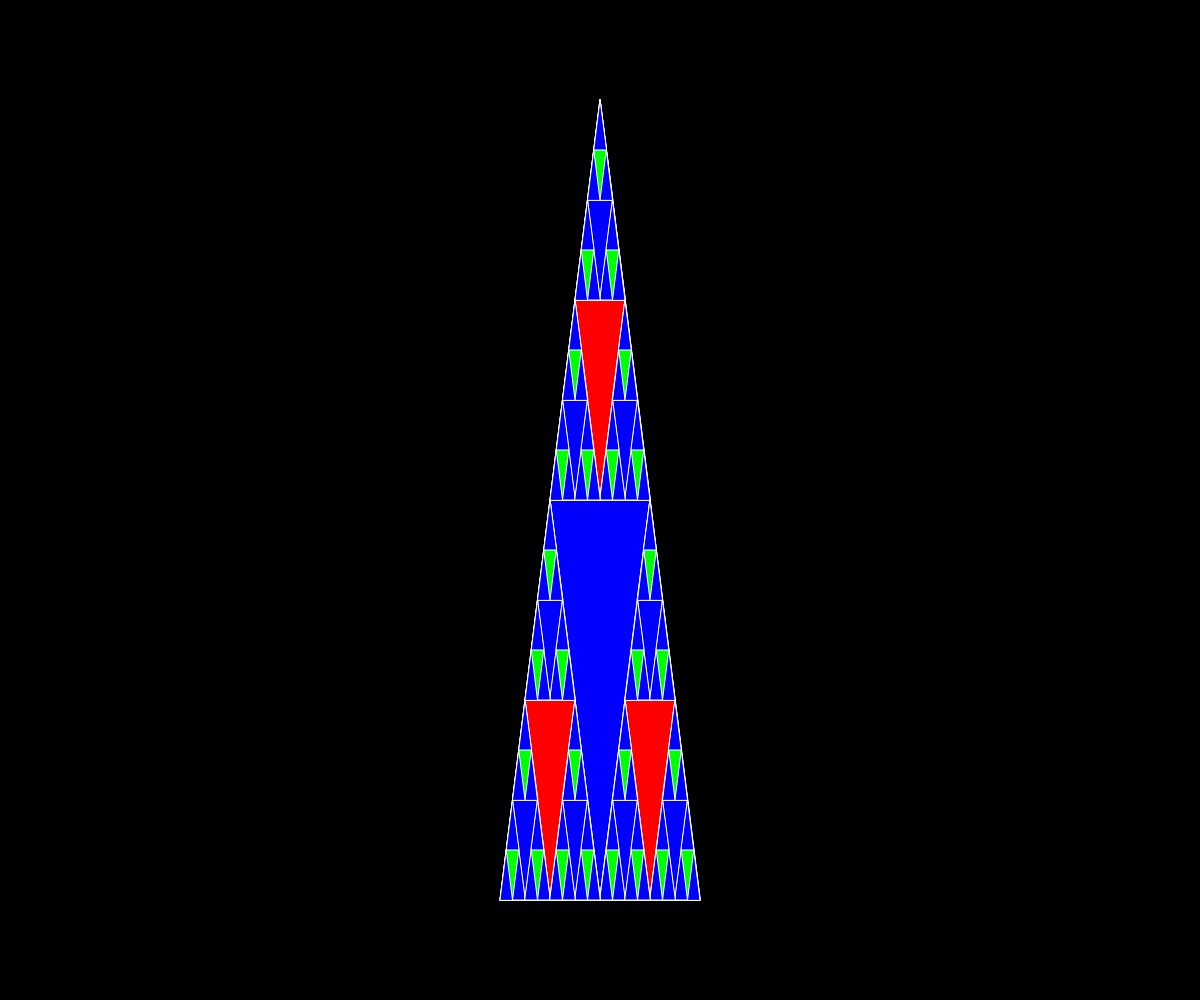
Frame 1 (no input)
Frame 60 (no input): identical to frame 1, image omitted
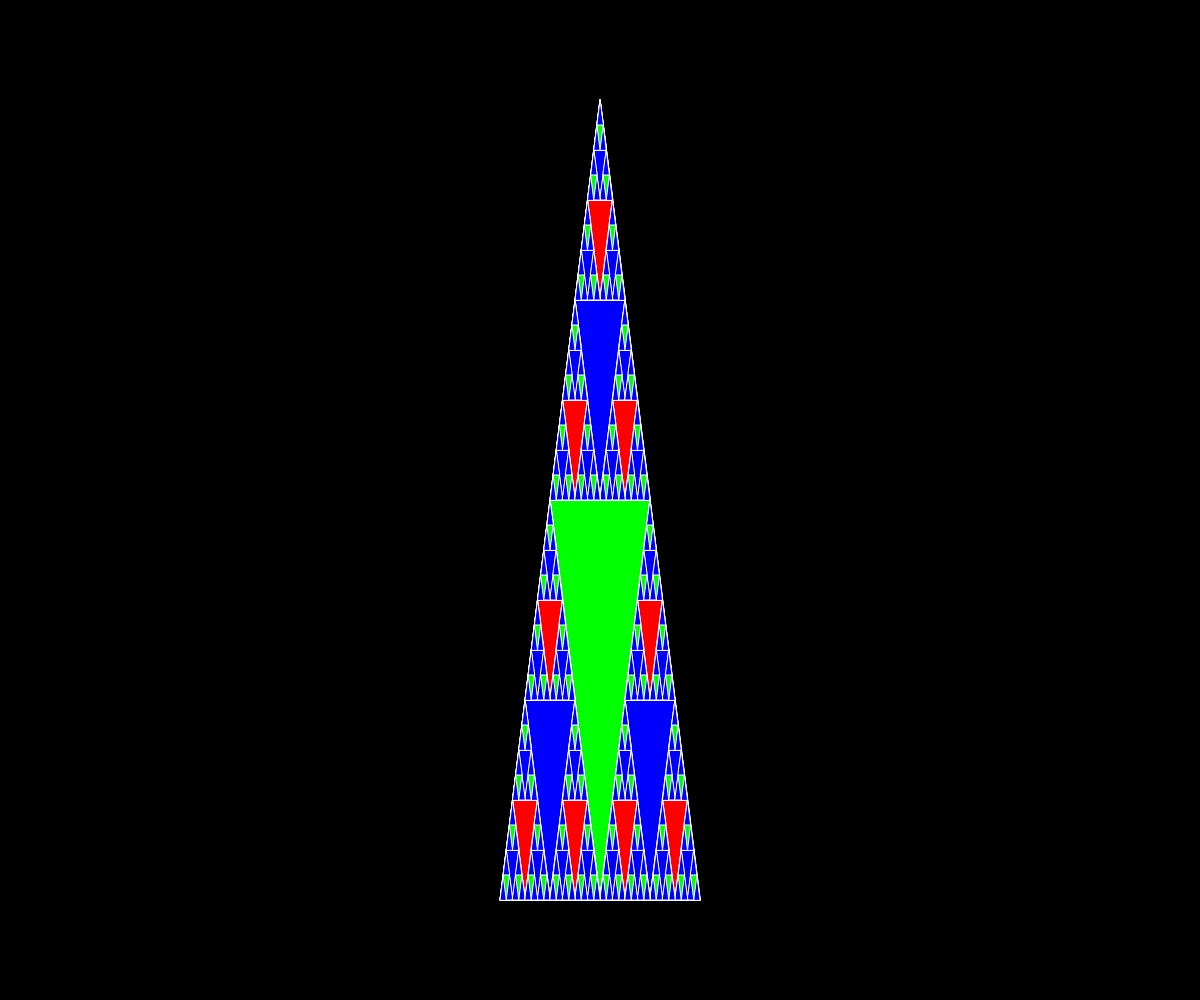
Frame 120 (the mouse pressed at the canvas centre since frame 60)

The p5.js sketch that drew these frames (run headless with seeded random() and noise() and a simulated clock; from frame 60 on, the mouse is pressed at the canvas centre):

// p5.js sketch
// ── sketch.js
//sterpinski triangle
let intTri = [
  {x: 400, y: 100},
  {x: 100, y: 500},
  {x: 700, y: 500}
];

let theDepth = 4;

function setup() {
  createCanvas(windowWidth, windowHeight);
  intTri = [
    {x: width/2, y: height * 0.1},
    {x: 500, y: height * 0.9},
    {x: width - 500, y: height * 0.9}
  ];

  background(0);

  sterpinski(intTri, theDepth);
}

function draw() {
}

function mousePressed(){
  theDepth ++;

  if (theDepth > 10){
    theDepth = 4;
  }

  background(0);

  sterpinski(intTri, theDepth);
}

function sterpinski(points, depth){
  stroke(255);
  
  if (depth < 0){
    return;
  }

  if (depth % 2 === 0){
    fill(0, 0, 255);
  }
  else if (depth % 3 === 0){
    fill(255, 0, 0);
  }
  else{
    fill(0, 255, 0);
  }

  triangle(points[0].x, points[0].y, points[1].x, points[1].y, points[2].x, points[2].y);

  //base case

  //top triangle
  sterpinski([points[0], midPoint(points[0], points[1]), midPoint(points[0], points[2])], depth - 1);

  //Bottom right
  sterpinski([points[2], midPoint(points[0], points[2]), midPoint(points[1], points[2])], depth - 1);

  //Bottom left
  sterpinski([points[1], midPoint(points[0], points[1]), midPoint(points[1], points[2])], depth - 1);
}

function midPoint(p1, p2){
  let midX = (p1.x + p2.x) / 2;
  let midY = (p1.y + p2.y) / 2;
  return {x: midX, y: midY};
}
